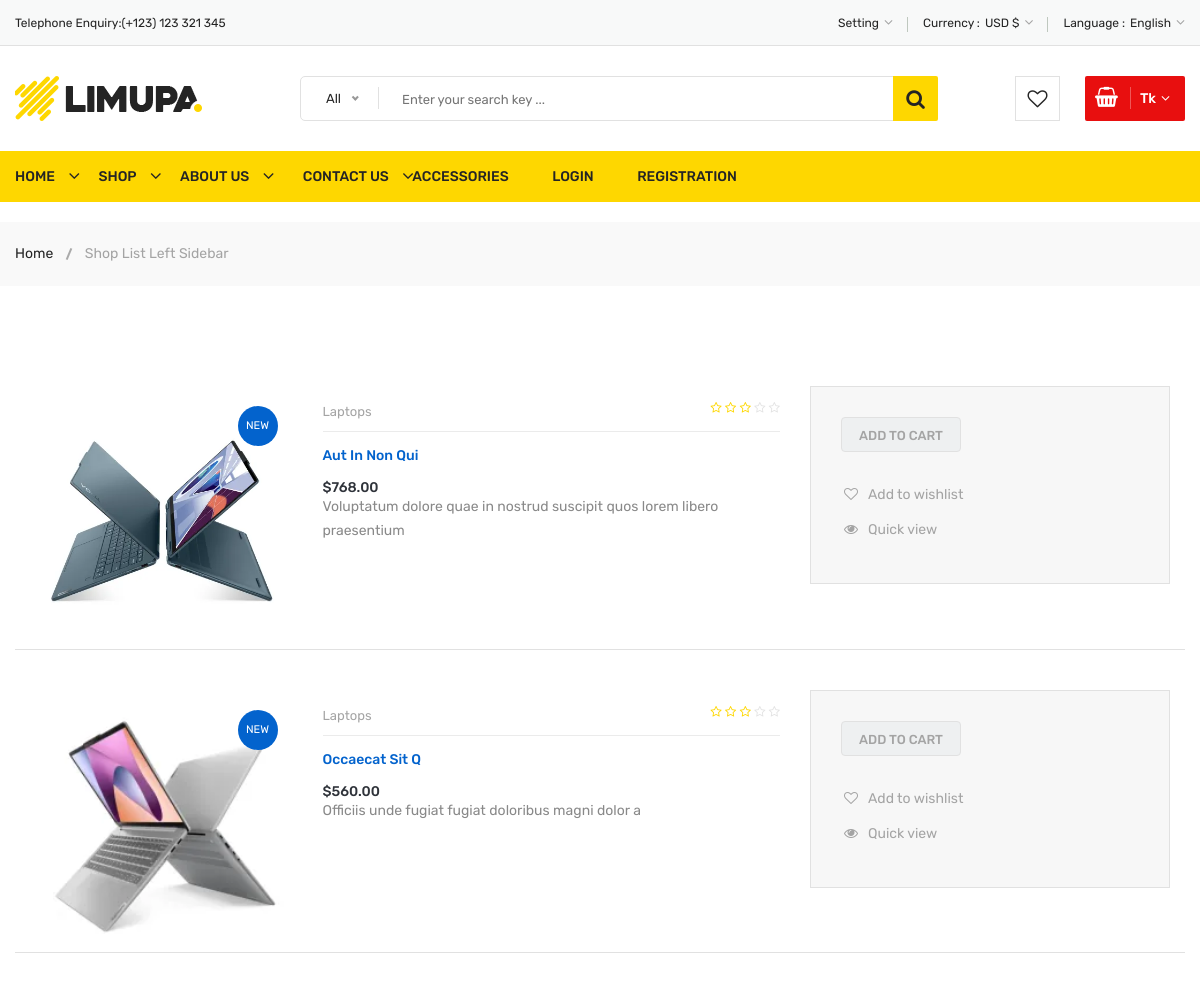
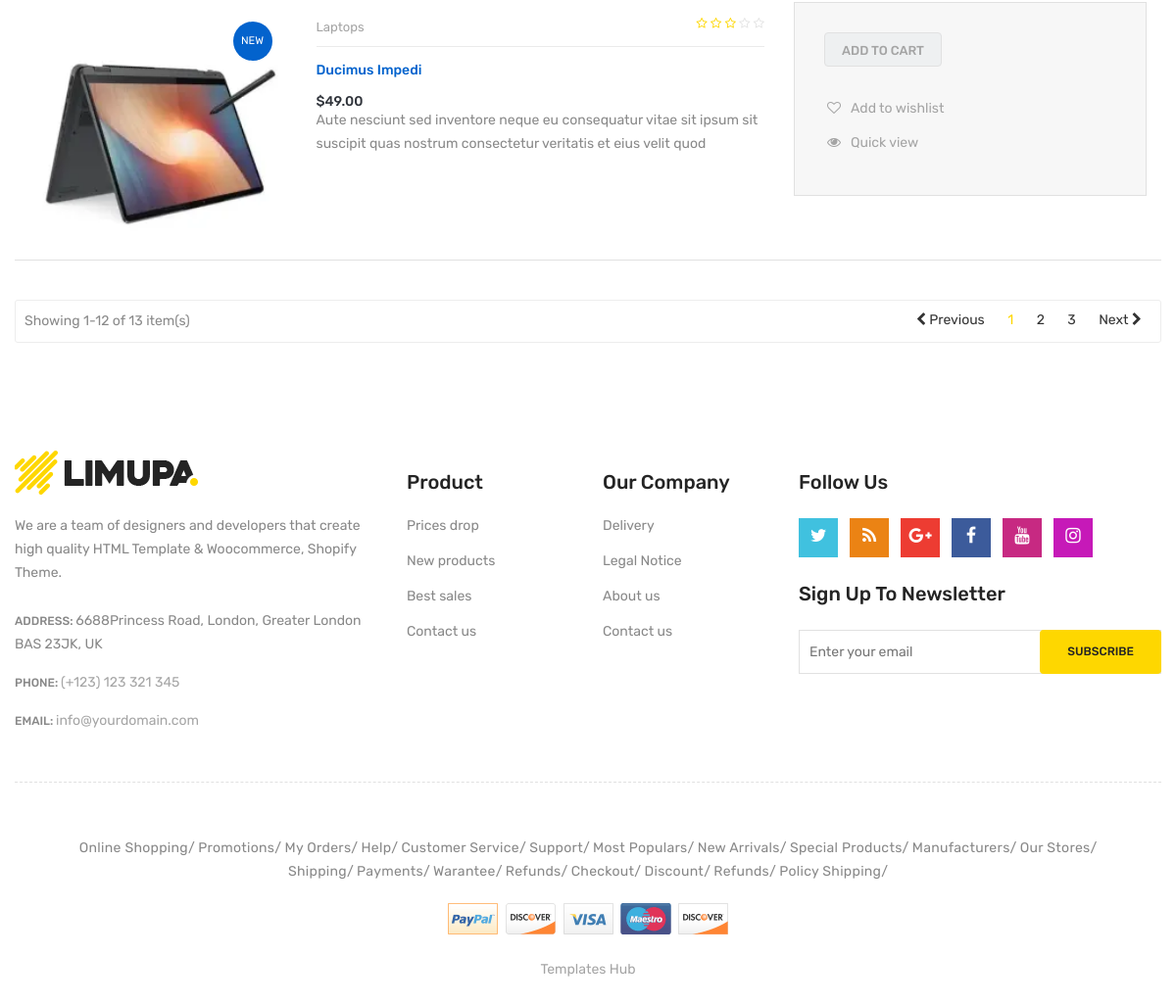
Screenshot of /MintBuyApp/product/1/ with the database file from the repository (2 pictures, top to bottom).
### MintBuyApp/models.py (models this page shows, shortened)
class PRODUCT(models.Model):
    CONDITION = (
        ('NEW', 'NEW'),
        ('OLD', 'OLD'),
    )
    title = models.CharField(max_length=15)
    slug = AutoSlugField(populate_from='title', auto_created=True, unique=True)
    category = models.ForeignKey(CATEGORIES, on_delete=models.CASCADE, null=True, blank=True)
    image = models.ImageField(upload_to='PROD_PIC/')
    condition = models.CharField(choices=CONDITION, max_length=3)
    price = models.DecimalField(max_digits=7, decimal_places=2)
    description = models.TextField(max_length=250)
    carusel_prod = models.BooleanField(default=False, null=True, blank=True)

class CATEGORIES(models.Model):
    title = models.CharField(max_length=15)
    slug = AutoSlugField(populate_from='title', auto_created=True, unique=True)

### MintBuyApp/views.py (the view, shortened to what this page needs)
# urls.py: path('product/<int:id>/', product, name='product'),
def product(request, id):
    user = request.user
    prod = PRODUCT.objects.filter(category=id)
    return render(request, 'shop/all_product.html', locals())

### templates/shop/all_product.html (shortened to what this page needs)
{% extends 'base.html' %}
{% load static %}
{% block body %}
<div class="breadcrumb-area">
    <div class="container">
        <div class="breadcrumb-content">
            <ul>
                <li><a href="index.html">Home</a></li>
                <li class="active">Shop List Left Sidebar</li>
            </ul>
        </div>
    </div>
</div>
<div class="content-wraper pt-60 pb-60">
    <div class="container">
        <div class="row">
            <div class="col-lg-12 order-1 order-lg-2">
                <div class="shop-products-wrapper">
                    <div class="tab-content">
                        <div id="list-view" class="tab-pane fade product-list-view active show" role="tabpanel">
                            <div class="row">
                                <div class="col">
                                    {% for i in prod %}
                                    <div class="row product-layout-list">
                                        <div class="col-lg-3 col-md-5 ">
                                            <div class="product-image">
                                                <a href="{% url 'single_product' i.id %}">
                                                    <img src="{{i.image.url}}"
                                                         alt="Li's Product Image">
                                                </a>
                                                <span class="sticker">{{i.condition}}</span>
                                            </div>
                                        </div>
                                        <div class="col-lg-5 col-md-7">
                                            <div class="product_desc">
                                                <div class="product_desc_info">
                                                    <div class="product-review">
                                                        <h5 class="manufacturer">
                                                            <a href="">{{i.category.title}}</a>
                                                        </h5>
                                                        <div class="rating-box">
                                                            <ul class="rating">
                                                                <li><i class="fa fa-star-o"></i></li>
                                                                <li><i class="fa fa-star-o"></i></li>
                                                                <li><i class="fa fa-star-o"></i></li>
                                                                <li class="no-star"><i class="fa fa-star-o"></i></li>
                                                                <li class="no-star"><i class="fa fa-star-o"></i></li>
                                                            </ul>
                                                        </div>
                                                    </div>
                                                    <h4><a class="product_name" href="{% url 'single_product' i.id %}">{{i.title}}</a></h4>
                                                    <div class="price-box">
                                                        <span class="new-price">${{i.price}}</span>
                                                    </div>
                                                    <p>{{i.description}}</p>
                                                </div>
                                            </div>
                                        </div>
                                        <div class="col-lg-4">
                                            <div class="shop-add-action mb-xs-30">
                                                <ul class="add-actions-link">
                                                    <li class="add-cart"><a href="{% url 'single_product' i.id %}">Add to cart</a></li>
                                                    <li class="wishlist"><a href="wishlist.html"><i
                                                            class="fa fa-heart-o"></i>Add to wishlist</a></li>
                                                    <li><a class="quick-view" data-toggle="modal"
                                                           data-target="#exampleModalCenter" href="#"><i
                                                            class="fa fa-eye"></i>Quick view</a></li>
                                                </ul>
                                            </div>
                                        </div>
                                    </div>
                                    {% endfor %}
                                </div>
                            </div>
                        </div>
                        <div class="paginatoin-area">
                            <div class="row">
                                <div class="col-lg-6 col-md-6">
                                    <p>Showing 1-12 of 13 item(s)</p>
                                </div>
                                <div class="col-lg-6 col-md-6">
                                    <ul class="pagination-box">
                                        <li><a href="#" class="Previous"><i class="fa fa-chevron-left"></i> Previous</a>
                                        </li>
                                        <li class="active"><a href="#">1</a></li>
                                        <li><a href="#">2</a></li>
                                        <li><a href="#">3</a></li>
                                        <li>
                                            <a href="#" class="Next"> Next <i class="fa fa-chevron-right"></i></a>
                                        </li>
                                    </ul>
                                </div>
                            </div>
                        </div>
                    </div>
                </div>
            </div>
        </div>
    </div>
</div>
{% endblock %}

### rows the page displays
PRODUCT: image (picture), condition "NEW", category "Laptops", title "Aut In Non Qui", price "768.00", description "Voluptatum dolore quae in nostrud suscipit quos lorem libero praesentium"
PRODUCT: image (picture), condition "NEW", category "Laptops", title "Occaecat Sit Q", price "560.00", description "Officiis unde fugiat fugiat doloribus magni dolor a"
PRODUCT: image (picture), condition "NEW", category "Laptops", title "Ducimus Impedi", price "49.00", description "Aute nesciunt sed inventore neque eu consequatur vitae sit ipsum sit suscipit quas nostrum consectetur veritatis et eius velit quod"
